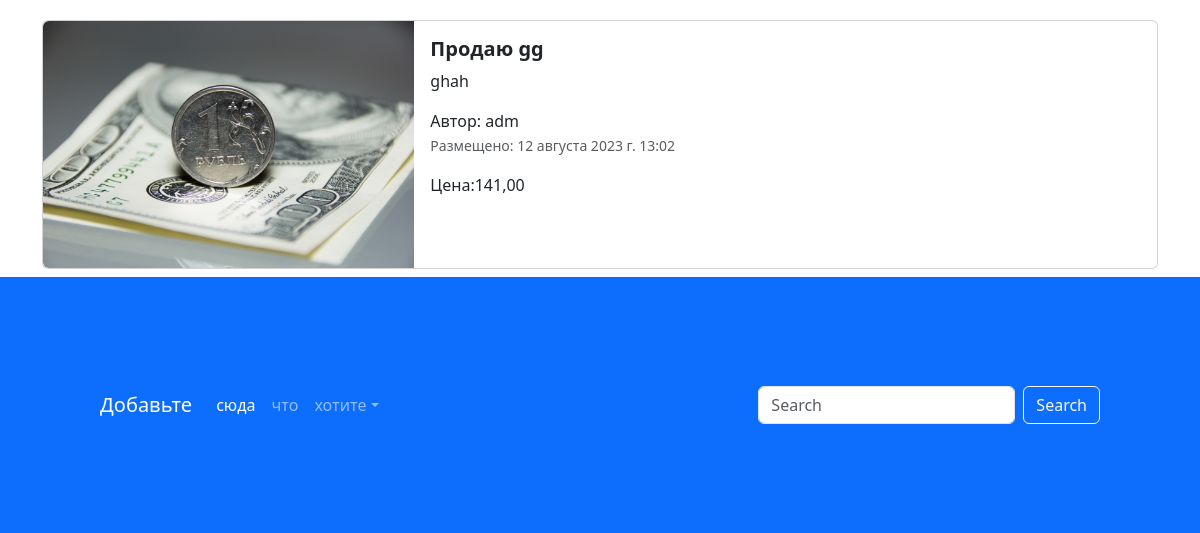
The app's page / (lower part), older data.
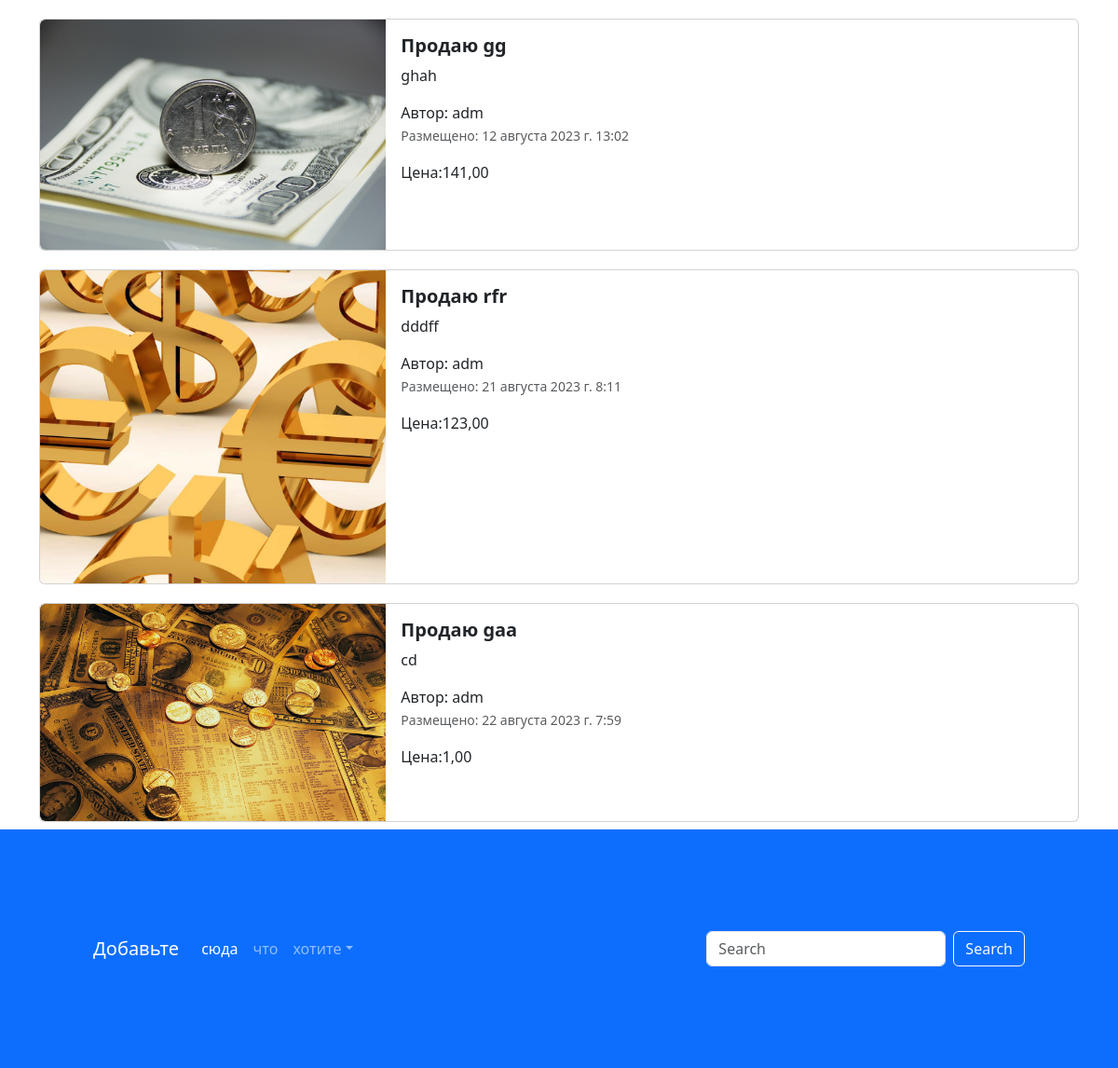
The same page, newer data.
### app_advertisemen/models.py (models this page shows, shortened)
class Advertisement(models.Model):
    title=models.CharField(
        max_length=100,
        verbose_name='Название',
    )
    description=models.TextField(
        verbose_name='Описание',
    )
    price=models.DecimalField(
        verbose_name='Цена',
        max_digits=10,
        decimal_places=2
    )
    auction=models.BooleanField(
        verbose_name='Торг',
        default=False
    )
    created_at=models.DateTimeField(
        auto_now_add=True,
        verbose_name="Дата публикации"
    )
    updated_at=models.DateTimeField(
        auto_now_add=True,
        verbose_name='Дата редактирования'
    )
    user=models.ForeignKey(
        to=User,
        verbose_name='пользователь',
        on_delete=models.CASCADE
    )
    image=models.ImageField(
        upload_to='advertisements/',
        verbose_name='изображение'
    )
    class Admin:
        list_display = ["id", "title"]
    class Meta:
        db_table='advertisement'
        verbose_name='Объявление'
        verbose_name_plural='Объявления'
    def get_absolute_url(self):
        return reverse('adv',kwargs={'pk':self.pk})

### app_advertisemen/views.py (the view)
# urls.py: path("",index, name="main-page"),
def index(request):
    title=request.GET.get('query')
    if title:
        advertisement=Advertisement.objects.filter(title__icontains=title)
    else:
        advertisement=Advertisement.objects.all()
    context={'advertisements':advertisement,'title':title}
    return render(request, 'app_advertisement/index.html',context=context)

### templates/app_advertisement/index.html (shortened to what this page needs)
{% extends 'base.html'%}
{% load static %}
{%block content%}
<div class="container">
  {% for adv in advertisements %}
  <div class="col">
    <div class="card mb-2" style="max-width: 1200px; margin-top: 20px;">
      <div class="row g-0">
        <div class="col-md-4">
          <a href="{{ adv.get_absolute_url }}" class="nav-link">
            <img src="{% if adv.image%}{{adv.image.url}}{% else %}{% static 'img/img.png' %} {% endif%}" class="img-fluid rounded-start" alt="Card title">
          </a>
        </div>
        <div class="col-md-8">
          <div class="card-body">
            <h5 class="card-title">
              <a href="{{ adv.get_absolute_url }}" class="nav-link"><strong>Продаю {{adv.title}}</strong></a>
            </h5>
            <a href="{{ adv.get_absolute_url }}" class="nav-link">
              <p class="card-text">
                {{adv.description}}
              </p>
              <span>Автор: {{adv.user}}</span>
              <p class="card-text"><small class="text-muted">Размещено: {{adv.created_at}}</small></p>
              <span>Цена:{{adv.price}}</span>
            </a>
          </div>
        </div>
      </div>
    </div>
  </div>
  {%endfor%}
</div>
<footer style="padding: 100px;" class="bg-primary">
  <nav class="navbar navbar-expand-sm navbar-dark">
    <a class="navbar-brand" href="#">Добавьте</a>
    <div class="collapse navbar-collapse" id="collapsibleNavId">
      <ul class="navbar-nav me-auto mt-2 mt-lg-0">
        <li class="nav-item">
          <a class="nav-link active" href="#" aria-current="page">сюда</a>
        </li>
        <li class="nav-item">
          <a class="nav-link" href="#">что</a>
        </li>
        <li class="nav-item dropdown">
          <a class="nav-link dropdown-toggle" href="#" id="dropdownId" data-bs-toggle="dropdown" aria-haspopup="true"
             aria-expanded="false">хотите</a>
        </li>
      </ul>
      <form class="d-flex my-2 my-lg-0">
        <input class="form-control me-sm-2" type="text" placeholder="Search">
        <button class="btn btn-outline-light my-2 my-sm-0" type="submit">Search</button>
      </form>
    </div>
  </nav>
</footer>
{% endblock %}

### templates/base.html (shortened to what this page needs)
{%load static%}
<!DOCTYPE html>
<html lang="en">
<head>
  <link href="{% static 'css/bootstrap.min.css' %}" rel="stylesheet">
  <link rel="stylesheet" href="{% static 'css/fontello.css' %}">
</head>
<body>
{% block content%}{%endblock%}
</body>
</html>

Row changes from the older to the newer data that the page shows:
added Advertisement: image (picture), title "rfr", description "dddff", user "adm", created_at "21 августа 2023 г. 8:11", price "123,00"
added Advertisement: image (picture), title "gaa", description "cd", user "adm", created_at "22 августа 2023 г. 7:59", price "1,00"
